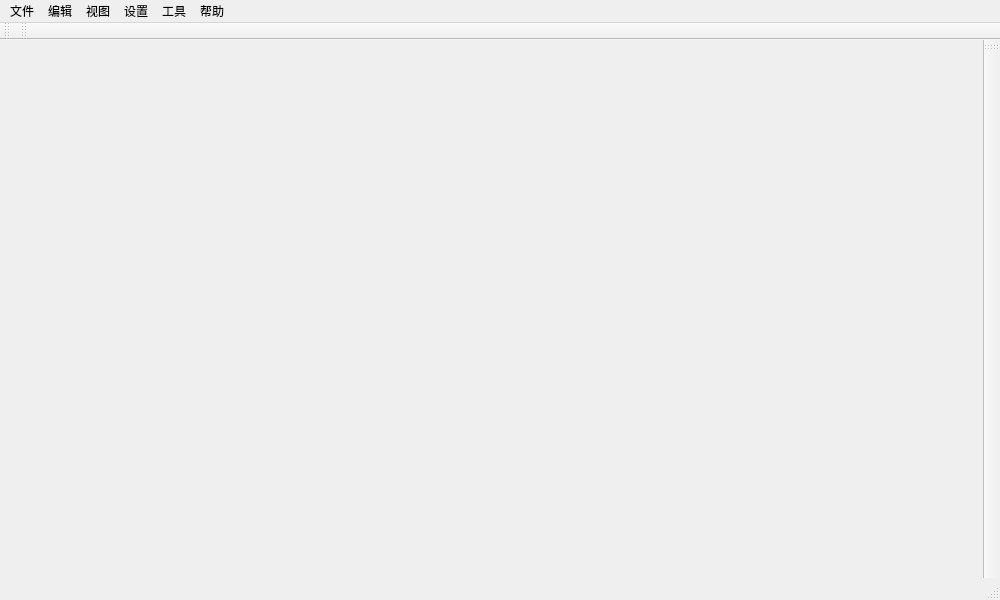
<?xml version="1.0" encoding="UTF-8"?>
<ui version="4.0">
 <class>SchematicEditor</class>
 <widget class="QMainWindow" name="SchematicEditor">
  <property name="geometry">
   <rect>
    <x>0</x>
    <y>0</y>
    <width>1000</width>
    <height>600</height>
   </rect>
  </property>
  <property name="sizePolicy">
   <sizepolicy hsizetype="Preferred" vsizetype="Preferred">
    <horstretch>0</horstretch>
    <verstretch>0</verstretch>
   </sizepolicy>
  </property>
  <widget class="QWidget" name="centralWidget"/>
  <widget class="QMenuBar" name="menuBar">
   <property name="geometry">
    <rect>
     <x>0</x>
     <y>0</y>
     <width>1000</width>
     <height>23</height>
    </rect>
   </property>
   <widget class="QMenu" name="menuFile">
    <property name="title">
     <string>文件</string>
    </property>
   </widget>
   <widget class="QMenu" name="menuSetup">
    <property name="title">
     <string>设置</string>
    </property>
   </widget>
   <widget class="QMenu" name="menuTools">
    <property name="title">
     <string>工具</string>
    </property>
   </widget>
   <widget class="QMenu" name="menuEdit">
    <property name="title">
     <string>编辑</string>
    </property>
   </widget>
   <widget class="QMenu" name="menuView">
    <property name="title">
     <string>视图</string>
    </property>
   </widget>
   <widget class="QMenu" name="menuHelp">
    <property name="title">
     <string>帮助</string>
    </property>
   </widget>
   <addaction name="menuFile"/>
   <addaction name="menuEdit"/>
   <addaction name="menuView"/>
   <addaction name="menuSetup"/>
   <addaction name="menuTools"/>
   <addaction name="menuHelp"/>
  </widget>
  <widget class="QStatusBar" name="statusBar"/>
  <widget class="QToolBar" name="toolBarMain">
   <property name="windowTitle">
    <string>toolBar_2</string>
   </property>
   <property name="movable">
    <bool>true</bool>
   </property>
   <property name="allowedAreas">
    <set>Qt::TopToolBarArea</set>
   </property>
   <property name="iconSize">
    <size>
     <width>16</width>
     <height>16</height>
    </size>
   </property>
   <property name="toolButtonStyle">
    <enum>Qt::ToolButtonIconOnly</enum>
   </property>
   <property name="floatable">
    <bool>false</bool>
   </property>
   <attribute name="toolBarArea">
    <enum>TopToolBarArea</enum>
   </attribute>
   <attribute name="toolBarBreak">
    <bool>false</bool>
   </attribute>
  </widget>
  <widget class="QToolBar" name="toolBarDrawing">
   <property name="sizePolicy">
    <sizepolicy hsizetype="Fixed" vsizetype="Preferred">
     <horstretch>0</horstretch>
     <verstretch>0</verstretch>
    </sizepolicy>
   </property>
   <property name="minimumSize">
    <size>
     <width>0</width>
     <height>0</height>
    </size>
   </property>
   <property name="windowTitle">
    <string>toolBar</string>
   </property>
   <property name="allowedAreas">
    <set>Qt::RightToolBarArea</set>
   </property>
   <property name="orientation">
    <enum>Qt::Vertical</enum>
   </property>
   <property name="toolButtonStyle">
    <enum>Qt::ToolButtonTextOnly</enum>
   </property>
   <property name="floatable">
    <bool>true</bool>
   </property>
   <attribute name="toolBarArea">
    <enum>RightToolBarArea</enum>
   </attribute>
   <attribute name="toolBarBreak">
    <bool>false</bool>
   </attribute>
  </widget>
  <widget class="QToolBar" name="toolBarDesign">
   <property name="windowTitle">
    <string>toolBar</string>
   </property>
   <property name="allowedAreas">
    <set>Qt::TopToolBarArea</set>
   </property>
   <property name="iconSize">
    <size>
     <width>16</width>
     <height>16</height>
    </size>
   </property>
   <property name="floatable">
    <bool>false</bool>
   </property>
   <attribute name="toolBarArea">
    <enum>TopToolBarArea</enum>
   </attribute>
   <attribute name="toolBarBreak">
    <bool>false</bool>
   </attribute>
  </widget>
 </widget>
 <layoutdefault spacing="6" margin="11"/>
 <resources/>
 <connections/>
</ui>
